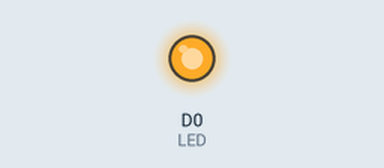
Bench run of a sketch on a simulated ESP8266 (NodeMCU). Shown: output pins drawn as LEDs (lit = HIGH). WiFi joins after 1.5 s; servers stay silent unless stated.

Above: at 0.1 s.
At 1.6 s:
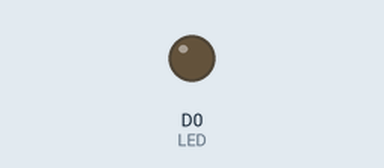
Timing chart, 0 to 3.1 s (numbered marks = the images above):
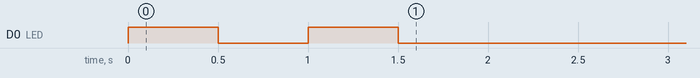

The sketch:

Thingspeak.ino
```cpp
#include<ThingSpeak.h>
#include<ESP8266WiFi.h>
#define LED D0
const char *ssid = "Asprin";
const char *pass = "as_07015";
const char *server = "api.thingspeak.com";
WiFiClient client;
unsigned long myChannelNumber = 2638413;
const char * myWriteAPIKey ="H16X9EQZUTTY9V3R";
int A,B;
void setup()
{
  Serial.begin(9600);
  pinMode(LED,OUTPUT);
  WiFi.begin(ssid,pass);
  while(WiFi.status() != WL_CONNECTED){
    digitalWrite(LED, 1);
    delay(500);
    digitalWrite(LED, 0);
    delay(500);
  }
  ThingSpeak.begin(client);
  }
  void loop(){
    ThingSpeak.setField(1,A);
    ThingSpeak.setField(2,B);
    ThingSpeak.writeFields(myChannelNumber, myWriteAPIKey);
    delay(15000);
    A++;
    B++;
}
```
